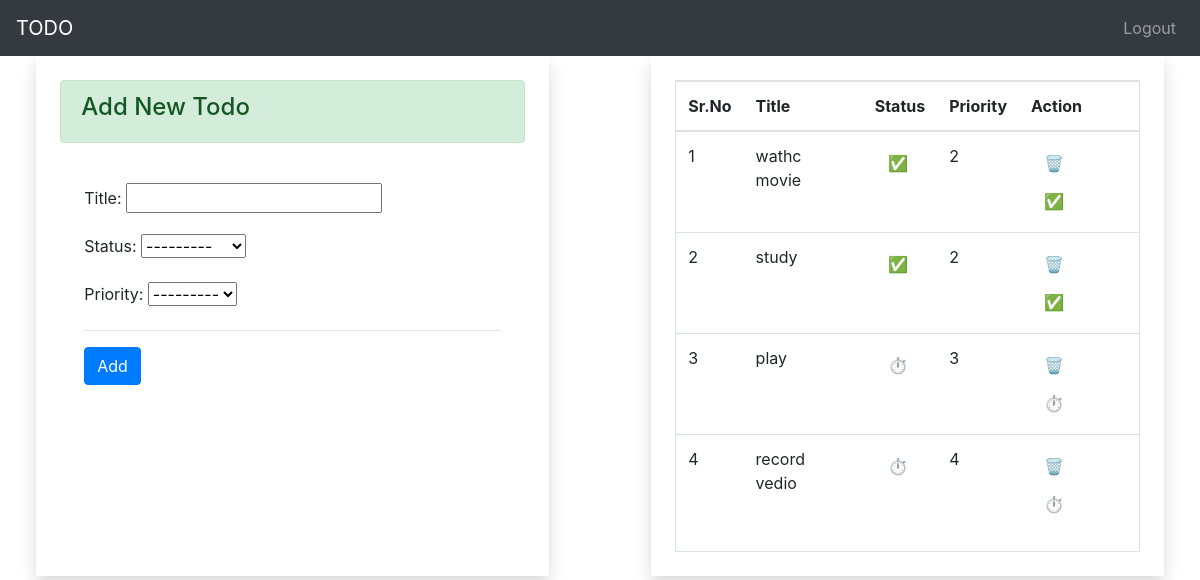
The page / (signed in) on the database as committed earlier.
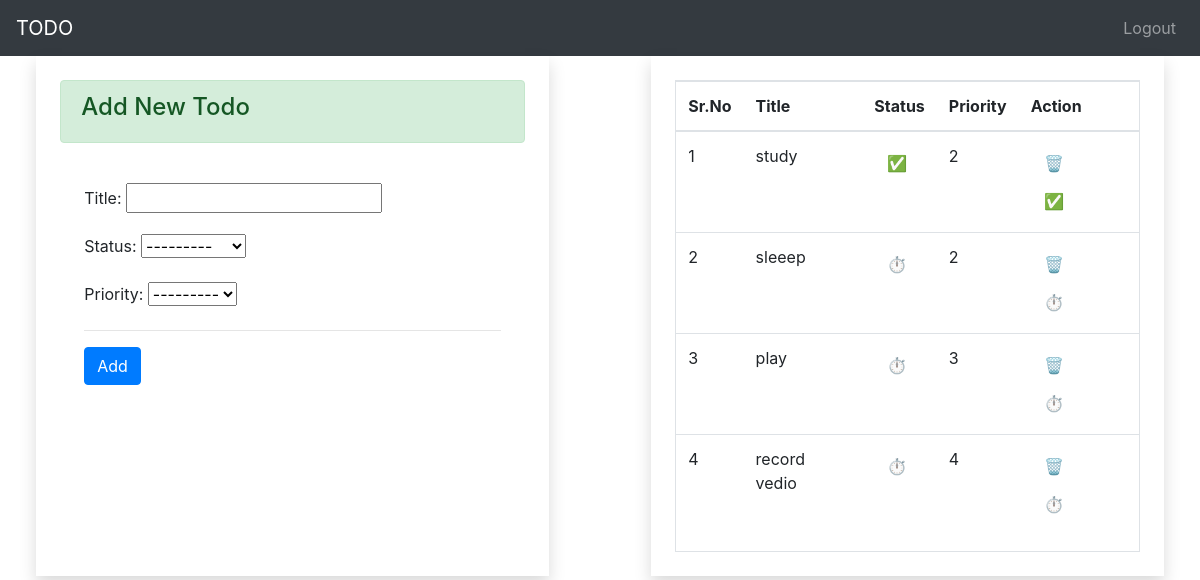
The same page on the database as committed later.
### app/models.py (models this page shows)
class TODO(models.Model):
    status_choices=[
        ('C','Completed'),
        ('P','Pending')
    ]
    priority_choices=[
        ('1','⓵'),
        ('2','⓶'),
        ('3','⓷'),
        ('4','⓸'),
        ('5','⓹'),
        ('6','⓺'),
        ('7','⓻'),
        ('8','⓼'),
        ('9','⓽'),
        ('10','⓾')
    ]
    title=models.CharField(max_length=50)
    status=models.CharField(max_length=2 , choices=status_choices )
    user=models.ForeignKey(User,on_delete=models.CASCADE)
    date=models.DateTimeField(auto_now_add=True)
    priority=models.CharField(max_length=2 , choices=priority_choices)

### app/views.py (the view)
# urls.py: 2. Add a URL to urlpatterns:  path('', views.home, name='home')
@login_required(login_url='login')
def home(request):
    if request.user.is_authenticated:
        user=request.user
        form = TodoForm()
        todos=TODO.objects.filter(user=user).order_by('priority')
        return render(request,'index.html',context={'form':form,'todos':todos})

### app/forms.py
class TodoForm(ModelForm):
    class Meta:
        model= TODO
        fields=['title','status','priority']

### templates/index.html (shortened to what this page needs)
<!DOCTYPE html>
<html lang="en">
<head>
    <link rel="stylesheet" href="/static/css/bootstrap.min.css" >
    <link rel="stylesheet" href="https://stackpath.bootstrapcdn.com/bootstrap/4.5.2/css/bootstrap.min.css">
</head>
<body>
      {% extends "base.html" %}
      {% block content %}
     <div class="row">
        <div class="col-lg-5 shadow p-4 mx-auto">
            <div class="alert alert-success"><h4>Add New Todo</h4></div>
            <div class="p-4">
                <form method="POST" action="/add-todo/">
                {{form.as_p}}
                <hr>
                <input type="submit" value="Add" class="btn btn-primary">
                </form>
            </div>
     </div>
     <div class="col-lg-5 shadow p-4 mx-auto">
        <div class="border">
          {% if todos|length == 0 %}
            <div class="alert alert-info text-center">
                <p class="" style="font-size: 30px;">No Todos</p>
            </div>
          {% else %}
          <table class="table">
            <thead>
                <tr>
                    <th>Sr.No</th>
                    <th>Title</th>
                    <th>Status</th>
                    <th>Priority</th>
                    <th>Action</th>
                </tr>
            </thead>
            <tbody>
                {% for i in todos %}
                <tr>
                    <td>{{forloop.counter}}</td>
                    <td>{{i.title}}</td>
                   <td>
                    {% if i.status == 'P' %}
                    <a href="change-status-todo/{{i.id}}/C" class="btn " title="Mark Completed">✅</a>
                    {% else %}
                    <a href="change-status-todo/{{i.id}}/P" class="btn " title="Mark Pending">⏱️</a>
                    {% endif %}
                   </td>
                   <td> {{i.priority}}</td>
                   <td><a href="delete-todo/{{i.id}}" class="btn " title="Delete">🗑</a>
                    {% if i.status == 'P' %}
                    <a href="change-status-todo/{{i.id}}/C" class="btn " title="Mark Completed">✅</a>
                    {% else %}
                    <a href="change-status-todo/{{i.id}}/P" class="btn " title="Mark Pending">⏱️</a>
                    {% endif %}
                </td>
                </tr>
                    {% endfor %}
            </tbody>
           </table>
          {% endif %}
        </div>
     </div>
       {% endblock %}

### templates/base.html
{% include "header.html" %}
{% block content %}
{% endblock %}

### templates/header.html (shortened to what this page needs)
<nav class="navbar navbar-expand-lg navbar navbar-dark bg-dark">
    <a class="navbar-brand" href="/">TODO</a>
    <div class="collapse navbar-collapse" id="navbarNav">
      <ul class="navbar-nav ml-auto">
        {% if request.user.is_authenticated %}
        <li class="nav-item">
          <a class="nav-link" href="/logout">Logout</a>
        </li>
        {% endif %}
      </ul>
    </div>
  </nav>

Rows that differ between the two databases and show on the page:
removed TODO: title "wathc movie", priority "2"
added TODO: title "sleeep", priority "2"
